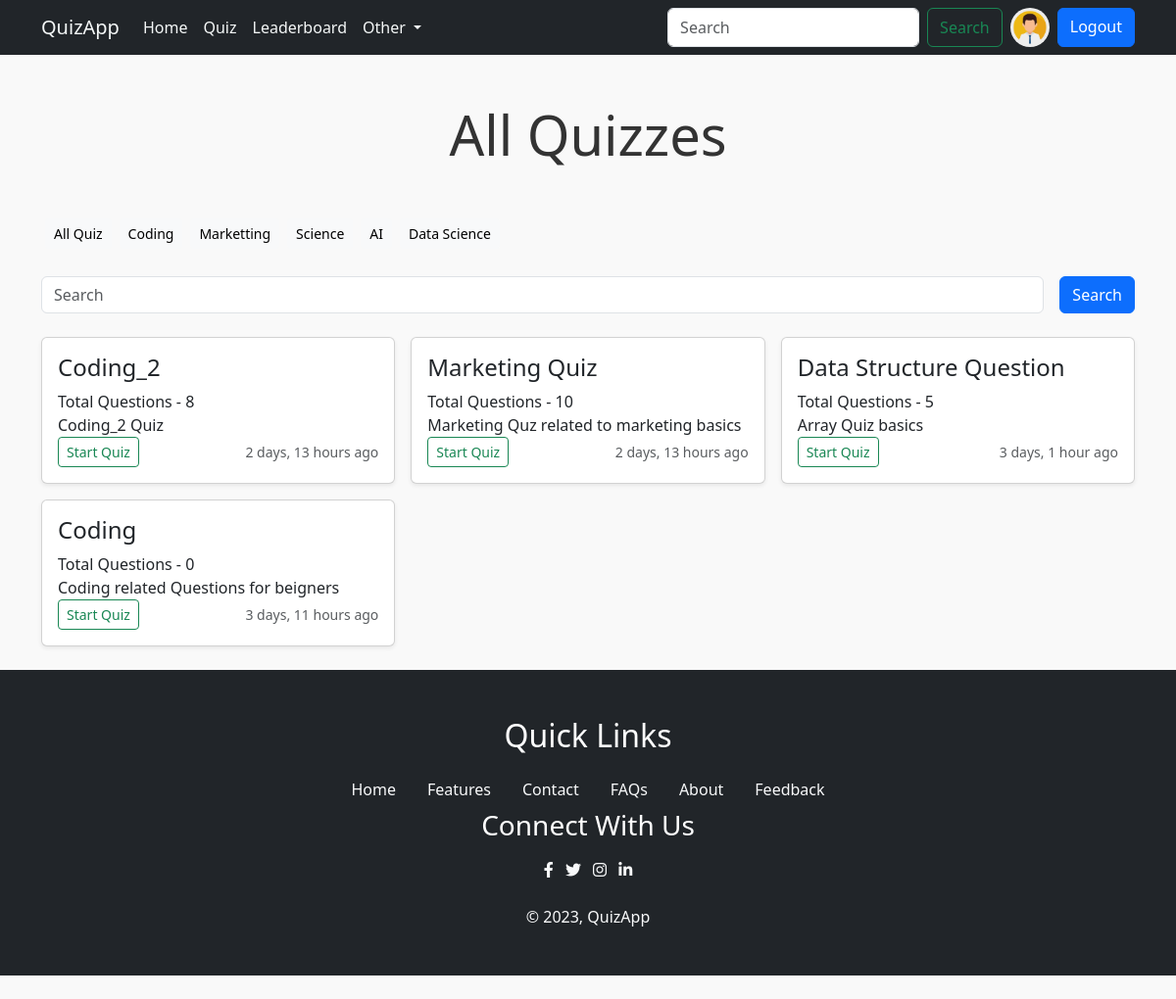
The page /quiz/all_quiz (signed in) on the database its author committed.
### account/models.py (models this page shows, shortened)
class Profile(models.Model):
    user=models.OneToOneField(User,on_delete=models.CASCADE,null=True,verbose_name='User Object')
    bio=models.TextField(blank=True,null=True)
    profile_img=models.ImageField(upload_to='profile_images',default='user.jpg',blank=True,null=True,verbose_name='Profile_pic')
    location=models.CharField(max_length=100,blank=True,null=True)
    GENDER=(
        ('Male','Male'),
        ('Female','Female'),
        ('Other','Other'),
    )
    gender=models.CharField(max_length=6,choices=GENDER,blank=True,null=True)

### quiz/models.py (models this page shows, shortened)
class Category(models.Model):
    name = models.CharField(max_length=15)
    class Meta:
        verbose_name_plural = 'Categories'

class Quiz(models.Model):
    title = models.CharField(max_length=255)
    description = models.TextField()
    category = models.ForeignKey(Category, on_delete=models.CASCADE)
    quiz_file = models.FileField(upload_to='quiz/')
    created_at = models.DateTimeField(auto_now_add=True)
    updated_at = models.DateTimeField(auto_now=True)
    class Meta:
        verbose_name_plural = 'Quizzes'

class Question(models.Model):
    quiz = models.ForeignKey(Quiz, on_delete=models.CASCADE)
    text = models.TextField()

### quiz/views.py (the view)
# urls.py: path('all_quiz', views.all_quiz_view, name='all_quiz'),
@login_required(login_url='login')
def all_quiz_view(request):
    user_object = User.objects.get(username=request.user)
    user_profile = Profile.objects.get(user=user_object)
    quizzes = Quiz.objects.order_by('-created_at')
    categories = Category.objects.all()
    context = {"user_profile": user_profile, "quizzes": quizzes, "categories": categories}
    return render(request, 'all_quiz.html', context)

### templates/all_quiz.html (shortened to what this page needs)
{% extends "index.html" %}
{% load static %}
{% block content %}
	<h1 class="display-4 text-center my-5">All Quizzes</h1>
	<div class="container">
		<div class="d-flex flex-wrap">
			<a href="{% url 'all_quiz' %}" class="btn btn-sm btn-light m-1">All Quiz</a>
			{% for category in categories %}
			<a href="{% url 'search' category.name %}" class="btn btn-sm btn-light m-1">{{category.name}}</a>
			{% endfor %}
		</div>
	</div>
	<form class="container d-flex my-4" role="search" method="get" action="{% url 'search' ' ' %}" >
		<input name="q" class="form-control me-2" type="search" placeholder="Search" aria-label="Search">
		<a href="#" type="submit" class="btn btn-primary ms-2">Search</a>
	</form>
	<div class="container">
			<div class="row row-cols-1 row-cols-sm-1 row-cols-md-2 row-cols-lg-3 g-3">
				{% if quizzes|length > 0 %}
				{% for quiz in quizzes   %}
				<div class="col">
					<div class="card shadow-sm">
						<div class="card-body">
							<h4>{{quiz.title}}</h4>
							<p class="card-text">Total Questions - {{quiz.question_set.all|length}}</p>
							<p class="card-text">{{quiz.description|truncatewords:7}}</p>
							<div class="d-flex justify-content-between align-items-center">
								<div class="btn-group">
									<a href="{% url "quiz" quiz.id %}" type="button" class="btn btn-sm btn-outline-success">Start
										Quiz</a>
								</div>
								<small class="text-body-secondary">{{quiz.created_at|timesince}} ago</small>
							</div>
						</div>
					</div>
				</div>
				{% endfor %}
				{% else %}
				<div class="col-lg-12 col-md-12 col-12">
					<p class="text-center text-danger fs-5">There is no quiz available for this categorie or search.</p>
				</div>
				{% endif %}
			</div>
	</div>
{% endblock content%}

### templates/components/navbar.html (shortened to what this page needs)
<nav class="navbar navbar-expand-lg navbar-dark bg-dark">
    <div class="container">
        <a class="navbar-brand" href="{% url 'home' %}">QuizApp</a>
        <div class="collapse navbar-collapse" id="navbarSupportedContent">
            <ul class="navbar-nav me-auto mb-2 mb-lg-0">
                <li class="nav-item">
                    <a class="nav-link active" aria-current="page" href="{% url 'home' %}">Home</a>
                </li>
                <li class="nav-item">
                    <a class="nav-link" href="{% url 'all_quiz' %}">Quiz</a>
                </li>
                <li class="nav-item">
                    <a class="nav-link" href="{% url 'leaderboard' %}">Leaderboard</a>
                </li>
                <li class="nav-item dropdown">
                    <a class="nav-link dropdown-toggle" href="#" role="button" data-bs-toggle="dropdown"
                        aria-expanded="false">
                        Other
                    </a>
                </li>
            </ul>
            <form class="d-flex" role="search">
                <input class="form-control me-2" type="search" placeholder="Search" aria-label="Search">
                <button class="btn btn-outline-success" type="submit">Search</button>
                {% if request.user.is_authenticated %}
                <a href="{% url 'profile' request.user.username %}" class="mx-2">
                    <img src="{{user_profile.profile_img.url}}" class="rounded-circle" width="40" height="40" alt="profile_img">
                </a>
                <a href="{% url 'logout' %}" class="btn btn-primary">Logout</a>
                {% else %}
                <a href="{% url 'login' %}" class="btn btn-primary ms-2">Login</a>
                {% endif %}
            </form>
        </div>
    </div>
</nav>

### static/css/welcome.css (style rules this page uses)
body, h1, h2, h3, p { margin: 0; padding: 0; }
body { font-family: 'Segoe UI', Tahoma, Geneva, Verdana, sans-serif; background-color: #f9f9f9; color: #333; }
.navbar { background-color: #2c3e50; color: #ecf0f1; }
.navbar-brand, .navbar-nav .nav-link { color: #f4f7f7 !important; }

### rows shown on the page
Profile: profile_img (placeholder picture)
Category: name "Coding"
Category: name "Marketting"
Category: name "Science"
Category: name "AI"
Category: name "Data Science"
Quiz: title "Coding_2", question_set.all|length "8", description "Coding_2 Quiz", created_at "2 days, 13 hours"
Quiz: title "Marketing Quiz", question_set.all|length "10", description "Marketing Quz related to marketing basics", created_at "2 days, 13 hours"
Quiz: title "Data Structure Question", question_set.all|length "5", description "Array Quiz basics", created_at "3 days, 1 hour"
Quiz: title "Coding", question_set.all|length "0", description "Coding related Questions for beigners", created_at "3 days, 11 hours"
